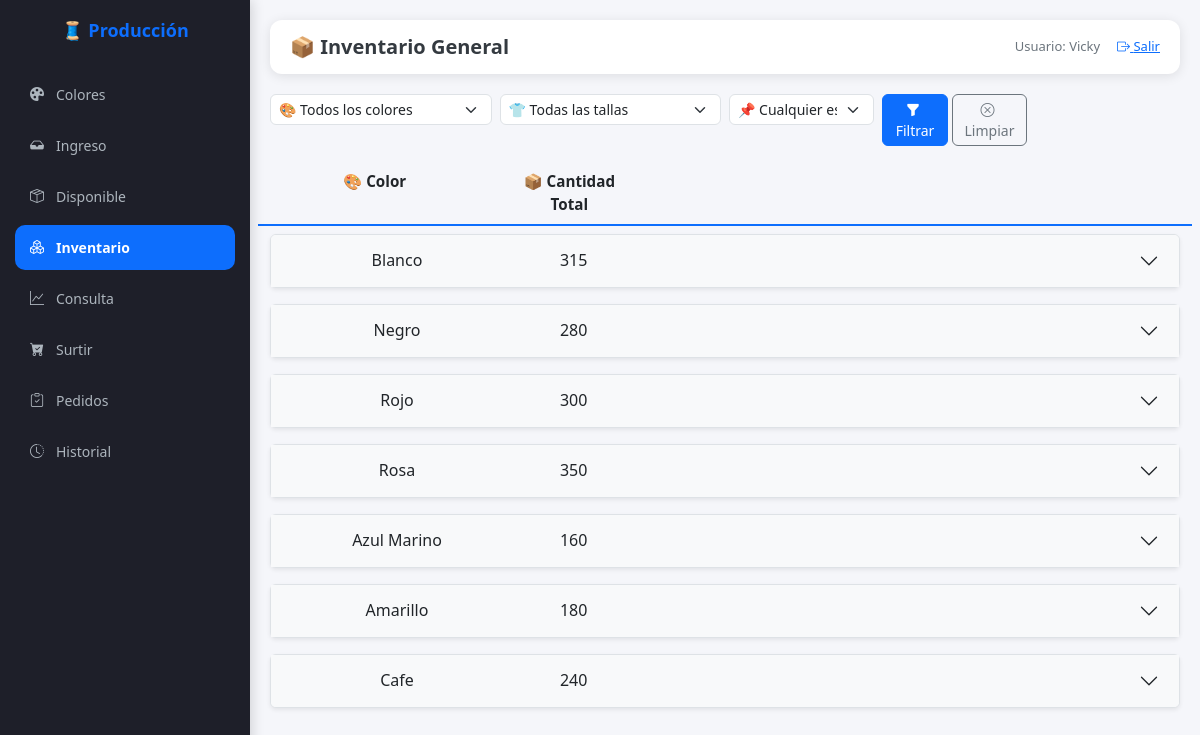
Page /inventario_general (signed in) on the committed database.
### modelos.py (models this page shows, shortened)
class Color(db.Model):
    __tablename__ = "color"
    id = db.Column(db.Integer, primary_key=True)
    nombre = db.Column(db.String(50), unique=True, nullable=False)
    cortes = db.relationship("Corte", back_populates="color")  # 🔥 aquí
    inventarios = db.relationship("Inventario", back_populates="color")  # 🆕 aquí

### app.py (the view)
@app.route("/inventario_general", methods=["GET"])
@login_requerido
def inventario_general():
    color_id = request.args.get("color_id")
    talla_id = request.args.get("talla_id")
    estado_id = request.args.get("estado")
    colores = Color.query.all()
    tallas = Talla.query.all()
    estados = Status.query.filter(Status.fase == "Inventario").order_by(Status.id).all()
    inventarios = db.session.query(Inventario).join(Color).join(Talla).join(Status)
    inventarios = inventarios.order_by(Talla.id.asc())
    inventarios = inventarios.filter(Inventario.cantidad > 0)
    if color_id and color_id != "":
        inventarios = inventarios.filter(Inventario.color_id == color_id)
    if talla_id and talla_id != "":
        inventarios = inventarios.filter(Inventario.talla_id == talla_id)
    if estado_id and estado_id != "":
        inventarios = inventarios.filter(Inventario.status_id == estado_id)
    inventarios = inventarios.all()
    colores_con_inventario = {inv.color_id for inv in inventarios}
    colores = [c for c in colores if c.id in colores_con_inventario]
    return render_template(
        "inventario_general.html",
        colores=colores,
        tallas=tallas,
        estados=estados,
        inventarios=inventarios,
        color_seleccionado=color_id,
        talla_seleccionada=talla_id,
        estado_seleccionado=estado_id,
    )

### app.py (called while the page is built)
def login_requerido(f):
    @wraps(f)
    def decorador(*args, **kwargs):
        if "usuario" not in session:
            flash("⚠️ Debes iniciar sesión para acceder a esta sección.", "warning")
            return redirect(url_for("login"))
        return f(*args, **kwargs)
    return decorador

### templates/inventario_general.html (shortened to what this page needs)
{% extends "base.html" %}
{% block header %}📦 Inventario General{% endblock %}
{% block content %}
<form class="row g-2 mb-3" method="GET" action="{{ url_for('inventario_general') }}">
  <div class="col-12 col-md-3">
    <select name="color_id" class="form-select form-select-sm select-filtro">
      <option value="">🎨 Todos los colores</option>
    </select>
  </div>
  <div class="col-12 col-md-3">
    <select name="talla_id" class="form-select form-select-sm select-filtro">
      <option value="">👕 Todas las tallas</option>
    </select>
  </div>
  <div class="col-12 col-md-2">
    <select name="estado" class="form-select form-select-sm select-filtro">
      <option value="">📌 Cualquier estado</option>
    </select>
  </div>
  <div class="col-12 col-md-2 d-flex gap-1">
    <button class="btn btn-primary btn-sm btn-filtro flex-fill" type="submit">
      <i class="bi bi-funnel-fill me-1"></i> Filtrar
    </button>
    <a href="{{ url_for('inventario_general') }}" class="btn btn-outline-secondary btn-sm btn-filtro flex-fill">
      <i class="bi bi-x-circle me-1"></i> Limpiar
    </a>
  </div>
</form>
<div class="row fw-semibold text-center mb-2 header-colores">
  <div class="col-3">🎨 Color</div>
  <div class="col-2">📦 Cantidad Total</div>
</div>
<div class="accordion" id="accordionColores">
  {% for color in colores %}
    {% set inventarios_color = inventarios | selectattr('color_id', 'equalto', color.id) | list %}
    <div class="accordion-item mb-3 border rounded shadow-sm">
      <h2 class="accordion-header" id="heading{{ color.id }}">
        <button class="accordion-button collapsed bg-light" type="button"
                data-bs-toggle="collapse" data-bs-target="#collapse{{ color.id }}"
                aria-expanded="false" aria-controls="collapse{{ color.id }}">
          <div class="row text-center w-100 m-0">
            <div class="col-3">{{ color.nombre }}</div>
            <div class="col-2">{{ inventarios_color | map(attribute='cantidad') | sum }}</div>
          </div>
        </button>
      </h2>
    </div>
  {% endfor %}
</div>
{% endblock %}

### templates/base.html (style rules this page uses)
* { margin: 0; padding: 0; box-sizing: border-box; }
html, body { height: 100%; width: 100%; }
body { font-family: 'Segoe UI', Tahoma, Geneva, Verdana, sans-serif; background: #f5f6fa; display: flex; flex-direction: column; padding-bottom: 80px; }

### templates/inventario_general.html (style rules this page uses)
.select-filtro { border-radius: 6px; }
.btn-filtro { border-radius: 6px; transition: all 0.2s ease; }
.header-colores { font-weight: 600; font-size: 0.95rem; padding: 0.5rem 0; margin-bottom: 1rem; border-bottom: 2px solid #0d6efd; }

### rows in the picture
Color: nombre "Blanco", inventarios_color "315"
Color: nombre "Negro", inventarios_color "280"
Color: nombre "Rojo", inventarios_color "300"
Color: nombre "Rosa", inventarios_color "350"
Color: nombre "Azul Marino", inventarios_color "160"
Color: nombre "Amarillo", inventarios_color "180"

### other values in the picture
{{ session.get('usuario', 'Invitado') }} "Vicky"
